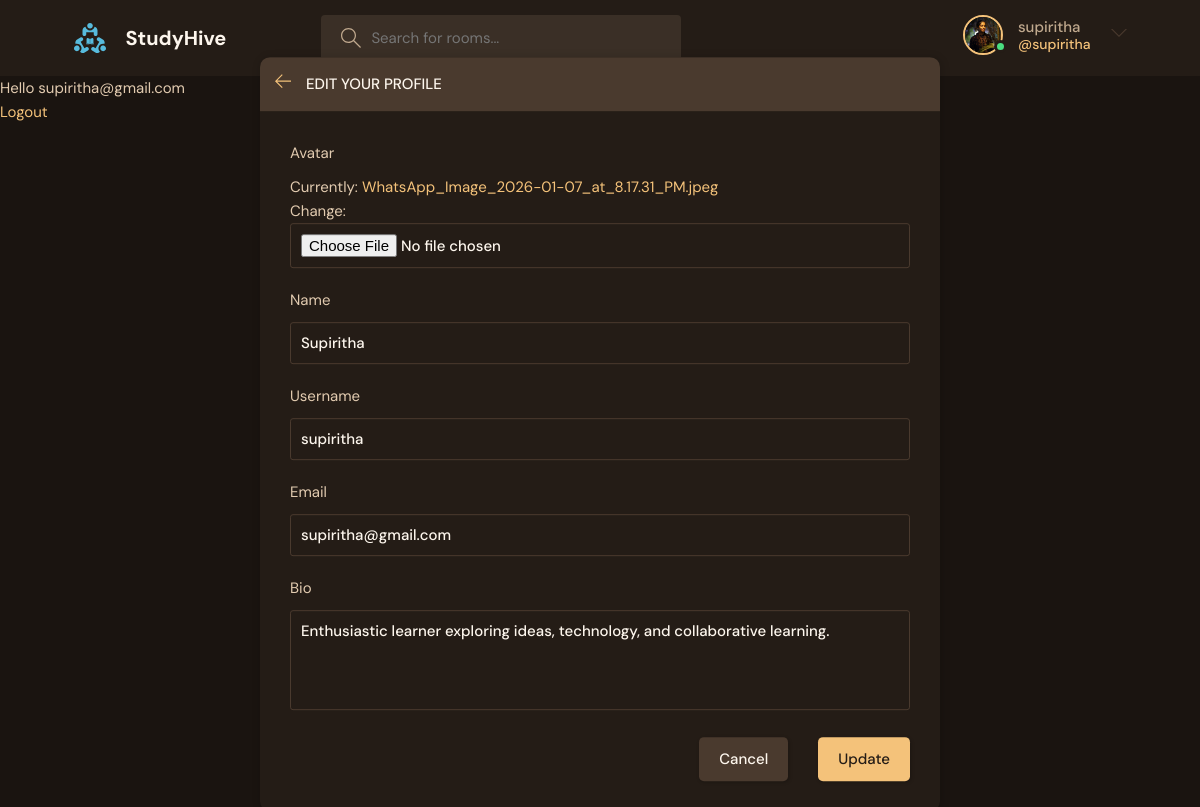
/updateuser/ (signed in), run on the app's committed database.
### base/models.py (models this page shows)
class User(AbstractUser):
    name = models.CharField(max_length=200, null=True)
    email = models.EmailField(unique=True, null=True)
    bio = models.TextField(null=True)
    avatar = models.ImageField(null=True, default="avatar.svg")
    USERNAME_FIELD = 'email'
    REQUIRED_FIELDS = []

### base/views.py (the view)
# urls.py: path('updateuser/',views.updateuser,name="updateuser"),
@login_required(login_url="login")
def updateuser(request):
      user=request.user
      form=UserForm(instance=user)
      if request.method == 'POST':
        form = UserForm(request.POST,request.FILES,instance=user)
        if form.is_valid():
            form.save()
            return redirect('user-profile', pk=user.id)
      context={"form":form}
      return render(request,'base/update_user.html',context)

### base/forms.py
class UserForm(ModelForm):
    class Meta:
        model=User
        fields=['avatar','name','username','email','bio']

### base/templates/base/update_user.html (shortened to what this page needs)
{% extends 'main.html' %}
{% block content %}
    <main class="update-account layout">
        <div class="container">
            <div class="layout__box">
                <div class="layout__boxHeader">
                    <div class="layout__boxTitle">
                        <a href="{% url 'home' %}">
                            <svg version="1.1" xmlns="http://www.w3.org/2000/svg" width="32" height="32"
                                viewBox="0 0 32 32">
                                <title>arrow-left</title>
                                <path
                                    d="M13.723 2.286l-13.723 13.714 13.719 13.714 1.616-1.611-10.96-10.96h27.625v-2.286h-27.625l10.965-10.965-1.616-1.607z">
                                </path>
                            </svg>
                        </a>
                        <h3>Edit your profile</h3>
                    </div>
                </div>
                <div class="layout__body">
                    <form class="form" action="" method="POST" enctype="multipart/form-data">
                      {% for field in form %}
                        <div class="form__group">
                            <label for="profile_pic">{{field.label}}</label>
                            {{field}}
                        </div>
                      {% endfor %}
                        <div class="form__action">
                            <a class="btn btn--dark" href="index.html">Cancel</a>
                            <button class="btn btn--main" type="submit">Update</button>
                        </div>
                    </form>
                </div>
            </div>
        </div>
    </main>
{% endblock content %}

### templates/navbar.html (shortened to what this page needs)
    {% load static %}
    <header class="header header--loggedIn">
      <div class="container">
        <a href="{% url 'home' %}" class="header__logo">
          <img src="{% static 'images/logo.svg' %}" />
          <h1>StudyHive</h1>
        </a>
        <form class="header__search" method="GET" action="{% url 'home' %}">
          <label>
            <input name="q" placeholder="Search for rooms..." />
          </label>
        </form>
        <nav class="header__menu">
           {% if request.user.is_authenticated %}
          <div class="header__user">
            <a href="{% url 'updateuser' %}">
              <div class="avatar avatar--medium active">
                <img src="{{request.user.avatar.url}}" />
              </div>
              <p>{{request.user.username}}<span>@{{request.user.username}}</span></p>
            </a>
            <button class="dropdown-button">
              <svg version="1.1" xmlns="http://www.w3.org/2000/svg" width="32" height="32" viewBox="0 0 32 32">
                <title>chevron-down</title>
                <path d="M16 21l-13-13h-3l16 16 16-16h-3l-13 13z"></path>
              </svg>
            </button>
          </div>
          {% else %}
           <a href="{% url 'login' %}">
            <img src="{% static 'images/avatar.svg' %}" />
            <p>Login</p>
          </a>
          {% endif %}
        </nav>
      </div>
    </header>
{% if request.user.is_authenticated %}
<p>Hello {{request.user}}</p>
<a href="{% url 'logout' %}">Logout</a>
{% else %}
<a href="{% url 'login' %}">Login</a>
{% endif %}

### data on the page
User: user.avatar (picture), user.username "supiritha", user "supiritha@gmail.com", form "Supiritha" "supiritha" "supiritha@gmail.com" "Enthusiastic learner exploring ideas, technology, and collaborative learning."

### other printed values
{{ field.label }} "Avatar" "Name" "Username" "Email" "Bio"
